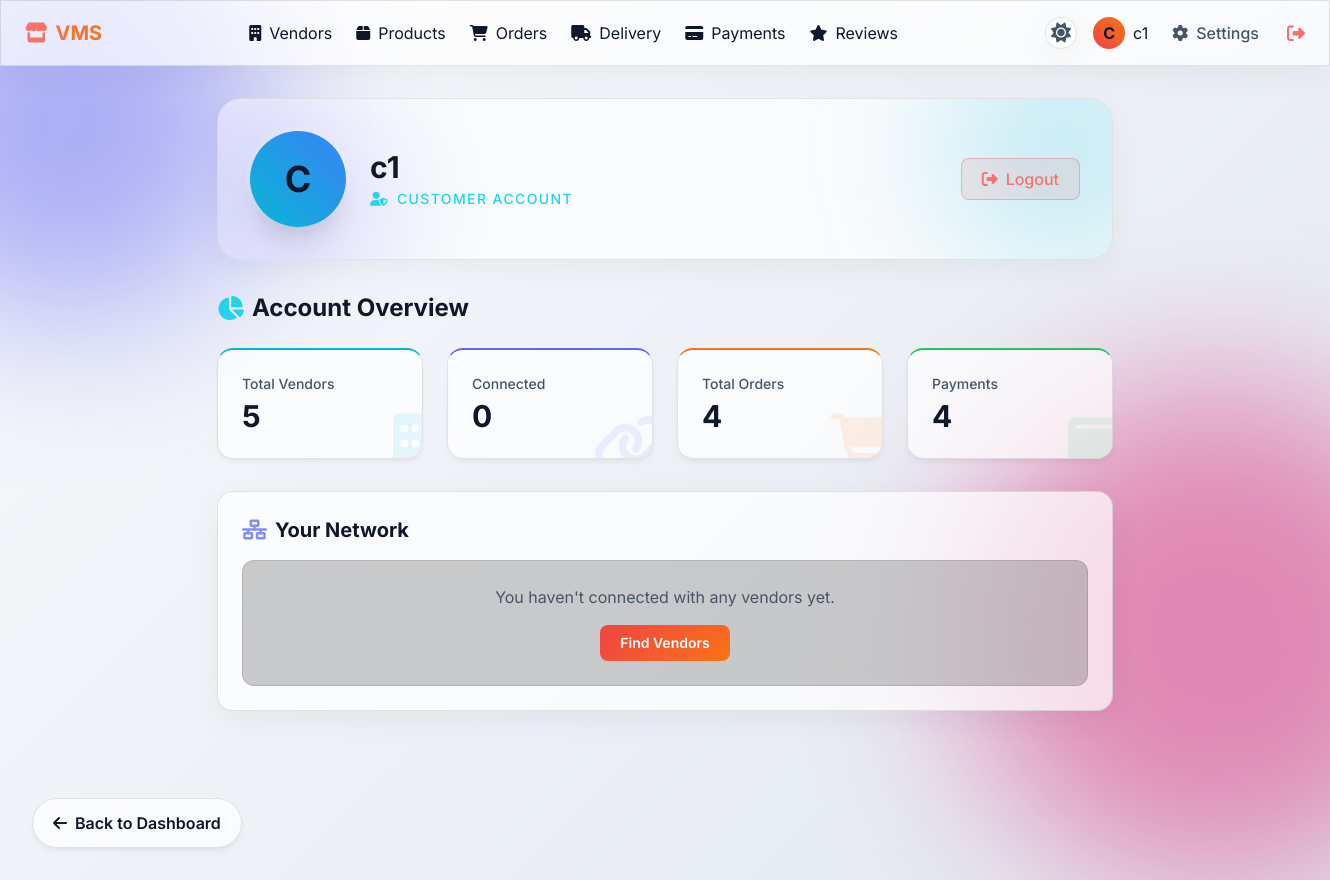
The app's page /profile (signed in), older data.
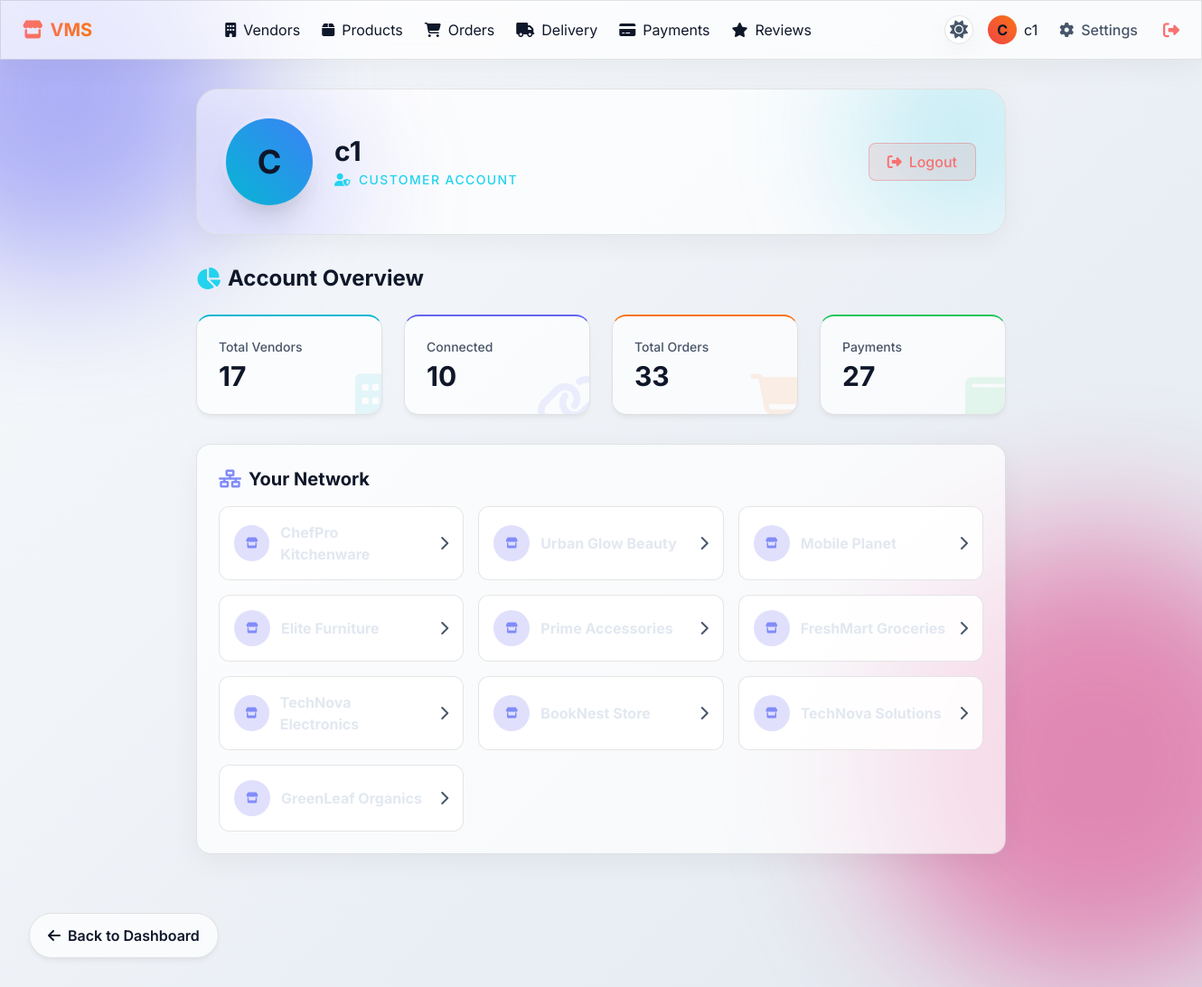
The same page, newer data.
### tables this page shows
CREATE TABLE connections(
    id INTEGER PRIMARY KEY AUTOINCREMENT,
    customer TEXT,
    vendor TEXT
);

### app.py (the view)
@app.route('/profile')
def profile():
    if 'user' not in session:
        return redirect('/login')
    conn = get_db()
    role = session['role']
    if role == "vendor":
        total_customers = conn.execute(
        "SELECT COUNT(*) FROM connections WHERE vendor=?",
        (session['user'],)
        ).fetchone()[0]
        connected_customers = conn.execute(
            "SELECT customer FROM connections WHERE vendor=? ORDER BY id DESC",
            (session['user'],)
        ).fetchall()
        total_orders = conn.execute(
            "SELECT COUNT(*) FROM orders"
        ).fetchone()[0]
        total_reviews = conn.execute(
            "SELECT COUNT(*) FROM reviews"
        ).fetchone()[0]
        return render_template(
            'vendor_profile.html',
            total_customers=total_customers,
            total_orders=total_orders,
            connected_customers=connected_customers,
            total_reviews=total_reviews
        )
    else:
        total_vendors = conn.execute(
        "SELECT COUNT(*) FROM users WHERE role='vendor'"
        ).fetchone()[0]
        connected_vendors = conn.execute(
            "SELECT vendor FROM connections WHERE customer=? ORDER BY id DESC",
            (session['user'],)
        ).fetchall()
        total_orders = conn.execute(
            "SELECT COUNT(*) FROM orders"
        ).fetchone()[0]
        total_payments = conn.execute(
            "SELECT COUNT(*) FROM payments"
        ).fetchone()[0]
        return render_template(
            'customer_profile.html',
            total_vendors=total_vendors,
            total_orders=total_orders,
            connected_vendors=connected_vendors,
            total_payments=total_payments
        )

### app.py (called while the page is built)
def get_db():
    conn = sqlite3.connect("vendor.db")
    conn.row_factory = sqlite3.Row
    return conn

### templates/customer_profile.html (shortened to what the changed rows need)
{% extends "base.html" %}
{% block content %}
<div class="fade-in max-w-4xl mx-auto">
    <div class="glass-panel rounded-3xl p-8 mb-8 relative overflow-hidden">
        <div class="relative z-10 flex flex-col sm:flex-row items-center gap-6">
            <div class="text-center sm:text-left">
                <h1 class="text-3xl font-bold text-main mb-1">{{ session['user'] }}</h1>
            </div>
        </div>
    </div>
    <h2 class="text-2xl font-bold mb-6 flex items-center gap-2"><i class="fa-solid fa-chart-pie text-cyan-400"></i> Account Overview</h2>
    <div class="grid grid-cols-1 sm:grid-cols-2 lg:grid-cols-4 gap-6 mb-8">
        <div class="glass-card p-6 border-t-2 border-t-cyan-500 relative overflow-hidden group">
            <div class="absolute -right-4 -bottom-4 text-6xl text-cyan-500/10 group-hover:scale-110 transition-transform"><i class="fa-solid fa-building"></i></div>
            <div class="text-sm text-muted font-medium mb-1">Total Vendors</div>
            <div class="text-3xl font-bold text-main">{{ total_vendors }}</div>
        </div>
        <div class="glass-card p-6 border-t-2 border-t-indigo-500 relative overflow-hidden group">
            <div class="absolute -right-4 -bottom-4 text-6xl text-indigo-500/10 group-hover:scale-110 transition-transform"><i class="fa-solid fa-link"></i></div>
            <div class="text-sm text-muted font-medium mb-1">Connected</div>
            <div class="text-3xl font-bold text-main">{{ connected_vendors|length }}</div>
        </div>
        <div class="glass-card p-6 border-t-2 border-t-orange-500 relative overflow-hidden group">
            <div class="absolute -right-4 -bottom-4 text-6xl text-orange-500/10 group-hover:scale-110 transition-transform"><i class="fa-solid fa-cart-shopping"></i></div>
            <div class="text-sm text-muted font-medium mb-1">Total Orders</div>
            <div class="text-3xl font-bold text-main">{{ total_orders }}</div>
        </div>
        <div class="glass-card p-6 border-t-2 border-t-green-500 relative overflow-hidden group">
            <div class="absolute -right-4 -bottom-4 text-6xl text-green-500/10 group-hover:scale-110 transition-transform"><i class="fa-solid fa-wallet"></i></div>
            <div class="text-sm text-muted font-medium mb-1">Payments</div>
            <div class="text-3xl font-bold text-main">{{ total_payments }}</div>
        </div>
    </div>
    <div class="glass-panel rounded-2xl p-6">
        {% if connected_vendors %}
        <div class="grid grid-cols-1 sm:grid-cols-2 md:grid-cols-3 gap-4">
            {% for v in connected_vendors %}
            <a href="/vendor_products/{{ v['vendor'] }}" class="glass-input p-4 rounded-xl flex items-center gap-3 hover:bg-white/10 transition-colors group">
                <div class="w-10 h-10 rounded-full bg-indigo-500/20 text-indigo-400 flex items-center justify-center font-bold">
                    <i class="fa-solid fa-store text-xs"></i>
                </div>
                <div class="font-bold text-slate-200 group-hover:text-main transition-colors">{{ v['vendor'] }}</div>
                <div class="ml-auto text-muted group-hover:text-indigo-400 transition-colors"><i class="fa-solid fa-chevron-right"></i></div>
            </a>
            {% endfor %}
        </div>
        {% else %}
        <div class="text-center p-6 bg-black/20 rounded-xl border border-glass">
            <p class="text-muted mb-4">You haven't connected with any vendors yet.</p>
            <a href="/vendors" class="btn-glow px-5 py-2 rounded-lg inline-block text-sm">Find Vendors</a>
        </div>
        {% endif %}
    </div>
</div>
{% endblock %}

Row changes from the older to the newer data that the page shows:
added connections: vendor "ChefPro Kitchenware"
added connections: vendor "Urban Glow Beauty"
added connections: vendor "Mobile Planet"
added connections: vendor "Elite Furniture"
added connections: vendor "Prime Accessories"
added connections: vendor "FreshMart Groceries"
added connections: vendor "TechNova Electronics"
added connections: vendor "BookNest Store"
added connections: vendor "TechNova Solutions"
added connections: vendor "GreenLeaf Organics"
Text that changed along with them:
{{ total_vendors }}: "5" → "17"
{{ connected_vendors|length }}: "0" → "10"
{{ total_orders }}: "4" → "33"
{{ total_payments }}: "4" → "27"
text no longer shown: "You haven't connected with any vendors yet. Find Vendors"
